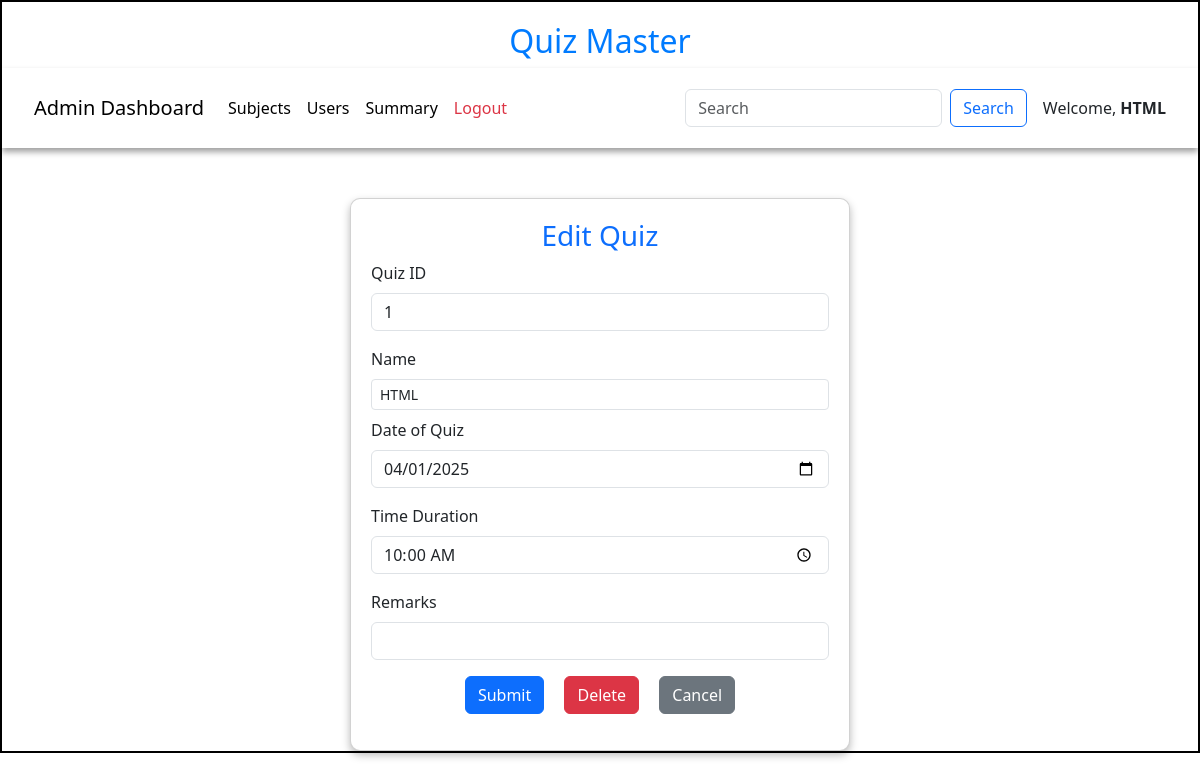
/edit_quiz/1/HTML, run on an earlier commit of the app's database.
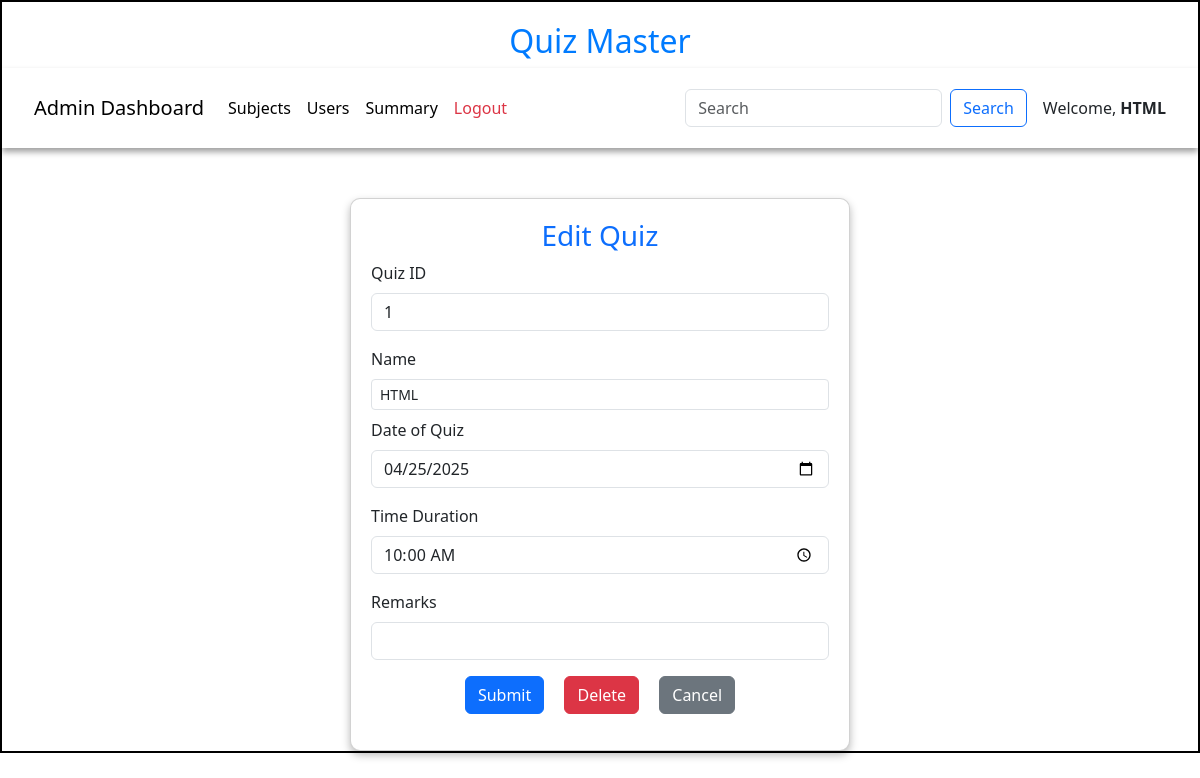
And on a later commit of the database.
### models/models.py (models this page shows)
class Quiz(db.Model):
    id=db.Column(db.Integer,primary_key=True)
    name = db.Column(db.String,unique=True,nullable=False)
    Chapter_id = db.Column(db.Integer,db.ForeignKey("chapter.id"),nullable=False)
    date_of_quiz = db.Column(db.Date(),nullable=False)
    time_duration = db.Column(db.Time(),nullable =False)
    remarks=db.Column(db.String)
    scores= db.relationship("Score",cascade="all,delete",backref="quiz",lazy=True)
    questions = db.relationship("Question",cascade="all,delete",backref="quiz",lazy=True)

### controllers/controller.py (the view, shortened to what this page needs)
@app.route("/edit_quiz/<id>/<name>",methods=["GET","POST"])
def edit_quiz(id,name):
    today = datetime.today().date()
    quiz = get_quiz(id)
    return render_template("edit_quiz.html",quiz=quiz,name=name)

### controllers/controller.py (called while the page is built)
def  get_quiz(id):
    quiz = Quiz.query.filter_by(id=id).first()
    return quiz

### templates/edit_quiz.html (shortened to what this page needs)
<!DOCTYPE html>
<html lang="en">
<head>
    <link href="https://cdn.jsdelivr.net/npm/bootstrap@5.3.3/dist/css/bootstrap.min.css" rel="stylesheet">
    <link rel="stylesheet" href="/static/css/style.css">
</head>
<body>
    <div id="container">
        <h1 id="heading">Quiz Master</h1>
        <nav class="navbar navbar-expand-lg navbar-light bg-white">
            <div class="container-fluid">
                <a class="navbar-brand" >Admin Dashboard</a>
                <div class="collapse navbar-collapse" id="navbarNav">
                    <ul class="navbar-nav me-auto">
                        <li class="nav-item">
                            <a class="nav-link active" href="/admin/{{ name }}">Subjects</a>
                        </li>
                        <li class="nav-item">
                            <a class="nav-link active" href="/admin_users/{{name}}">Users</a>
                        </li>
                        <li class="nav-item">
                            <a class="nav-link active" href="/admin_summary/{{name}}">Summary</a>
                        </li>
                        <li class="nav-item">
                            <a class="nav-link text-danger" href="/login">Logout</a>
                        </li>
                    </ul>
                    <form class="d-flex" method="POST" action="#">
                        <input class="form-control me-2" type="search" placeholder="Search" name="search_txt" id="search_txt">
                        <button class="btn btn-outline-primary" type="submit">Search</button>
                    </form>
                </div>
                <span class="ms-3">Welcome, <strong>{{name}}</strong></span>
            </div>
        </nav>
        <div id="edit_quiz-panel" style="margin: auto;margin-top: 50px; width: 500px;">
            <div class="card">
                <h3 class="text-center text-primary">Edit Quiz</h3>
                <form action="/edit_quiz/{{quiz.id}}/{{name}}" method="POST">
                    <div class="mb-3">
                        <label for="quiz_id" class="form-label">Quiz ID</label>
                        <input type="number" class="form-control" id="quiz_id" name="quiz_id" value="{{quiz.id}}" readonly>
                    </div>
                    <div class="mb-2">
                        <label for="quiz_name" class="form-label">Name</label>
                        <input type="text" class="form-control form-control-sm" id="quiz_name" name="quiz_name" value="{{quiz.name}}">
                    </div>
                    <div class="mb-3">
                        <label for="date_of_quiz" class="form-label">Date of Quiz</label>
                        <input type="date" class="form-control" id="date_of_quiz" name="date_of_quiz" value="{{quiz.date_of_quiz}}" >
                    </div>
                    <div class="mb-3">
                        <label for="time_duration" class="form-label">Time Duration</label>
                        <input type="time" class="form-control" id="time_duration" name="time_duration" value="{{quiz.time_duration}}" >
                    </div>
                    <div class="mb-3">
                        <label for="remarks" class="form-label">Remarks</label>
                        <input type="text" class="form-control" id="remarks" name="remarks" value="{{quiz.remarks}}">
                    </div>
                    <div class="mb-3 text-center">
                        <button type="submit" class="btn btn-primary mx-2">Submit</button>
                        <a href="/delete_quiz/{{quiz.id}}/{{name}}" class="btn btn-danger mx-2">Delete</a>
                        <a href="/quiz_dashboard/{{name}}" class="btn btn-secondary mx-2">Cancel</a>
                    </div>
                </form>
            </div>
        </div>
    </div>
</body>
</html>

What changed in the data, as far as the page shows it:
changed Quiz "HTML": date_of_quiz "04/01/2025" → "04/25/2025"
